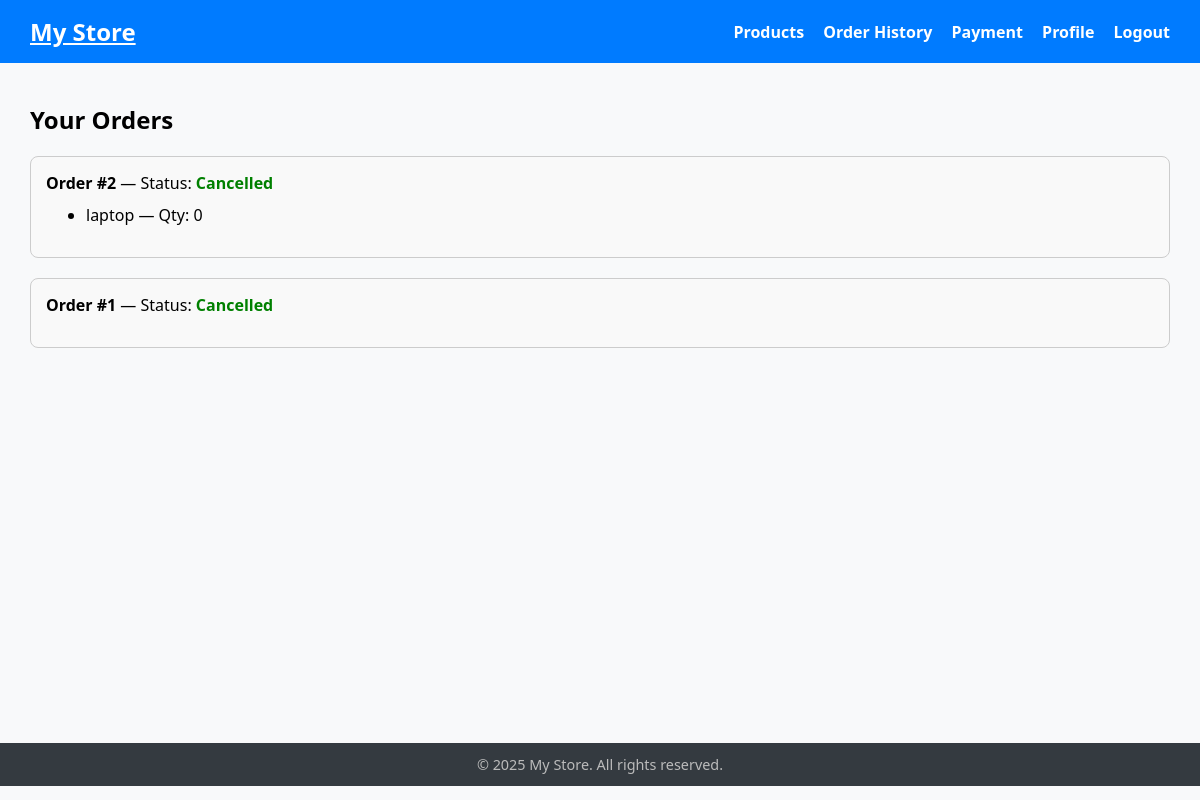
Page /order-history/ (signed in) on the earlier database version.
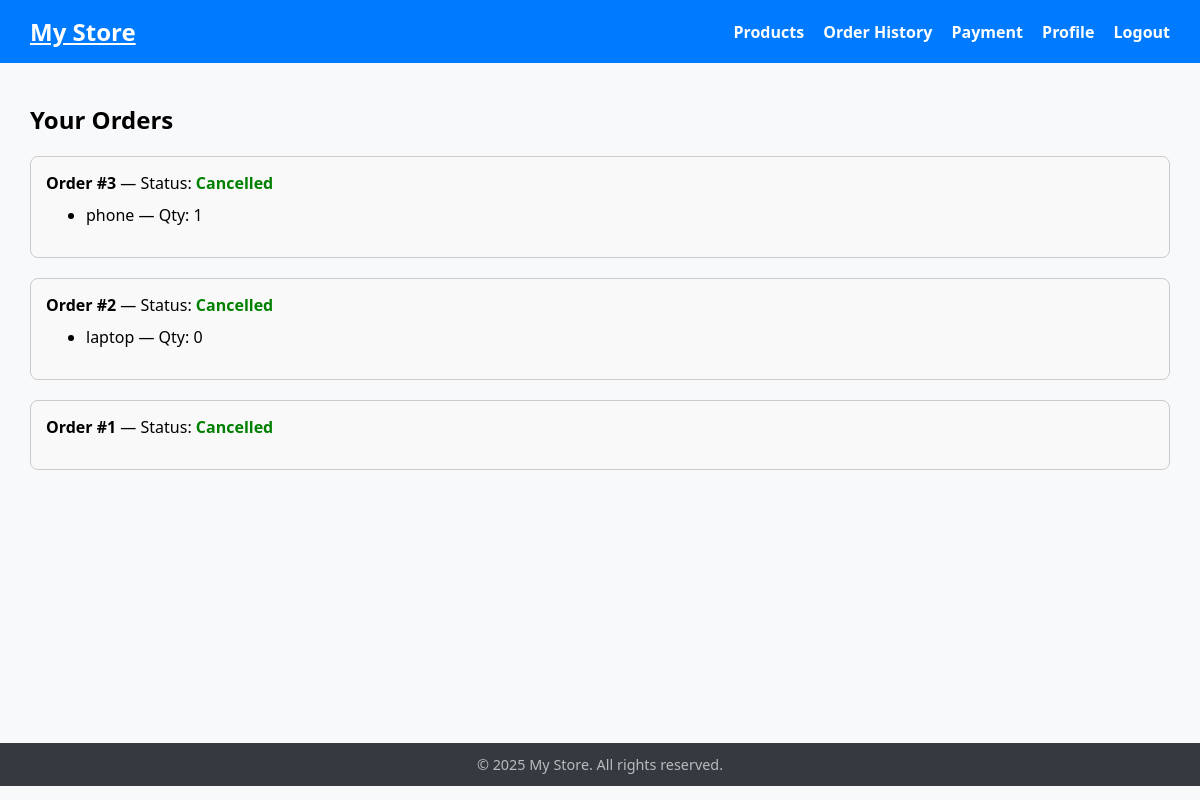
Same page on the later database version.
### store/models.py (models this page shows, shortened)
class Order(models.Model):
    user = models.ForeignKey(User, on_delete=models.CASCADE)
    full_name = models.CharField(max_length=200)  # add this
    email = models.EmailField()                    # add this
    address = models.TextField()                    # add this
    city = models.CharField(max_length=100)        # add this
    phone = models.CharField(max_length=20)        # add this
    total_price = models.DecimalField(max_digits=10, decimal_places=2)
    created_at = models.DateTimeField(auto_now_add=True)
    STATUS_CHOICES = [
        ('pending', 'Pending'),
        ('cancelled', 'Cancelled'),
        ('completed', 'Completed'),
    ]
    status = models.CharField(max_length=10, choices=STATUS_CHOICES, default='pending')

class OrderItem(models.Model):
    order = models.ForeignKey(Order, related_name='items', on_delete=models.CASCADE)
    product = models.ForeignKey(Product, on_delete=models.CASCADE)
    quantity = models.PositiveIntegerField(default=1)

class Product(models.Model):
    name = models.CharField(max_length=255)
    price = models.DecimalField(max_digits=10, decimal_places=2)
    description = models.TextField()
    image = models.ImageField(upload_to='products/', blank=True, null=True)

### store/views.py (the view)
# urls.py: path('order-history/', views.order_history, name='order_history'),
@login_required
def order_history(request):
    orders = Order.objects.filter(user=request.user).order_by('-created_at')
    return render(request, 'store/order_history.html', {'orders': orders})

### store/templates/store/order_history.html (shortened to what this page needs)
{% extends 'base.html' %}
{% block content %}
<h2>Your Orders</h2>
{% if orders %}
  <div style="display: flex; flex-direction: column; gap: 20px;">
    {% for order in orders %}
    <div style="border: 1px solid #ccc; border-radius: 8px; padding: 15px; background-color: #f9f9f9;">
      <strong>Order #{{ order.id }}</strong> — Status:
      <span style="color: {% if order.status == 'pending' %}orange{% elif order.status == 'canceled' %}red{% else %}green{% endif %}; font-weight: bold;">
        {{ order.get_status_display }}
      </span>
      <ul style="margin-top: 10px;">
        {% for item in order.items.all %}
          <li>{{ item.product.name }} — Qty: {{ item.quantity }}</li>
        {% endfor %}
      </ul>
    </div>
    {% endfor %}
  </div>
{% else %}
  <p>You have no orders yet.</p>
{% endif %}
{% endblock %}

Differences in the rows shown:
added Order: id "3", status "Cancelled"
added OrderItem: product.name "phone", quantity "1", shown under "3"
